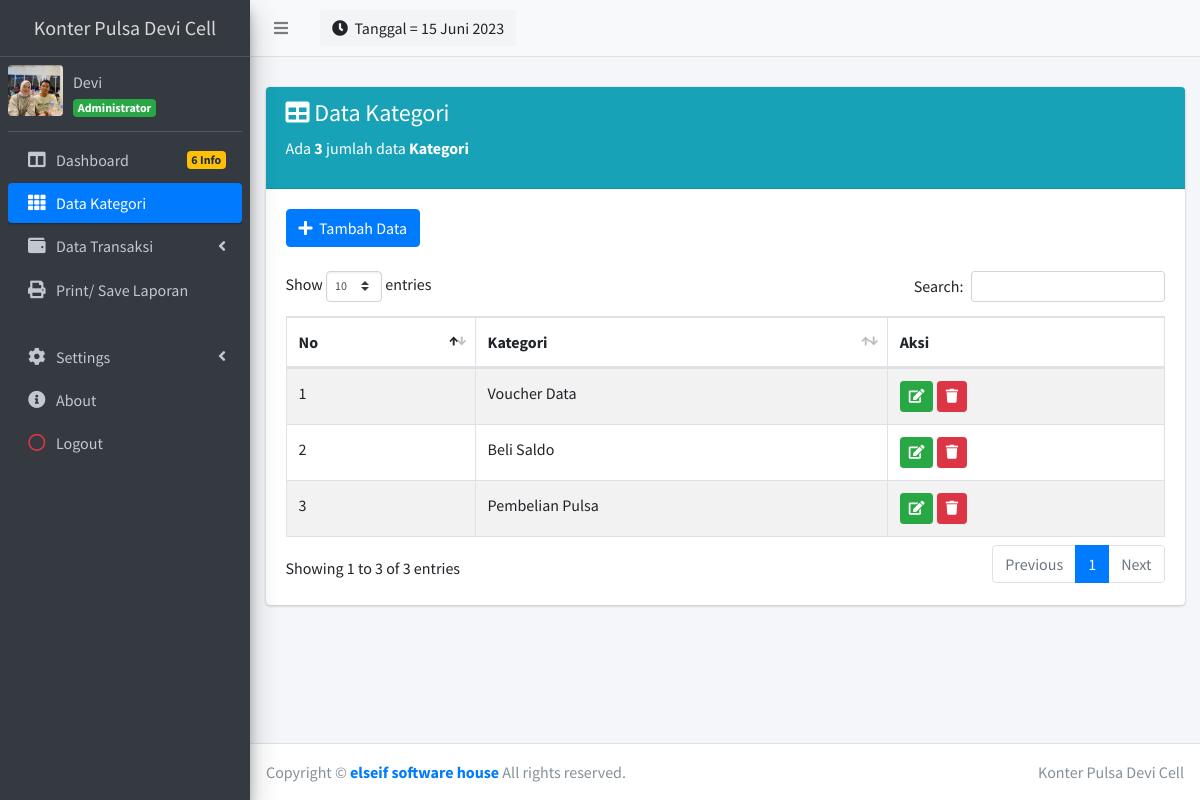
Page /index2.php?page=i_data_k (signed in) on the committed database.
### tables this page shows
CREATE TABLE `tb_pengguna` (
  `id_pengguna` int(11) NOT NULL,
  `nama_pengguna` varchar(30) NOT NULL,
  `email` varchar(50) NOT NULL,
  `alamat` text NOT NULL,
  `no_hp` varchar(15) NOT NULL,
  `username` varchar(30) NOT NULL,
  `password` varchar(255) NOT NULL,
  `foto_profile` varchar(255) NOT NULL,
  `level` enum('Administrator','Karyawan') NOT NULL
);

CREATE TABLE `kategori` (
  `id_kategori` int(10) NOT NULL,
  `kategori` varchar(50) NOT NULL,
  `jenis_kat` enum('Masuk','Keluar') NOT NULL
);

### inc/tgl_indo.php (called while the page is built, shortened)
<?php
function tgl_indo($tanggal)
{
    $bulan = array(
        1 =>   'Januari',
        'Februari',
        'Maret',
        'April',
        'Mei',
        'Juni',
        'Juli',
        'Agustus',
        'September',
        'Oktober',
        'November',
        'Desember'
    );
    $pecahkan = explode('-', $tanggal);
    return $pecahkan[2] . ' ' . $bulan[(int)$pecahkan[1]] . ' ' . $pecahkan[0];
}

### data_admin/kategori/data_kas.php (the view, shortened to what this page needs)
<?php
if ($data_level == "Administrator") {
	$sql = $koneksi->query("SELECT COUNT(id_kategori) as kategori from kategori");
	while ($data = $sql->fetch_assoc()) {
		$jml = $data['kategori'];
	}
?>
	<div class="card card-info">
		<div class="card-header">
			<h4>
				<i class="fa fa-table"></i> Data Kategori
			</h4>
			<p>Ada </i> <b><?php echo $jml; ?></b> jumlah data <b>Kategori</b></p>
		</div>
		<div class="card-body">
			<div class="table-responsive">
				<div>
					<a href="?page=i_add_k" class="btn btn-primary">
						<i class="fa fa-plus"></i> &nbsp;Tambah Data</a>
				</div>
				<br>
				<table id="example1" class="table table-bordered table-striped">
					<thead>
						<tr>
							<th>No</th>
							<th>Kategori</th>
							<th class="sorting_asc_disabled sorting_desc_disabled">Aksi</th>
						</tr>
					</thead>
					<tbody>
						<?php
						$no = 1;
						$sql = $koneksi->query("select * from kategori where id_kategori order by id_kategori desc");
						while ($data = $sql->fetch_assoc()) {
						?>
							<tr>
								<td>
									<?php echo $no++; ?>
								</td>
								<td>
									<?php echo $data['kategori']; ?>
								</td>
								<td>
									<a href="?page=i_edit_k&kode=<?php echo $data['id_kategori']; ?>" title="Ubah" class="btn btn-success btn-sm">
										<i class="fa fa-edit"></i>
									</a>
									<a href="?page=i_del_k&kode=<?php echo $data['id_kategori']; ?>" onclick="return confirm('Apakah anda yakin hapus data ini ?')" title="Hapus" class="btn btn-danger btn-sm">
										<i class="fa fa-trash"></i>
									</a>
								</td>
							</tr>
					<?php
						}
					}
					?>
					</tbody>
				</table>
			</div>
		</div>

### index2.php (shortened to what this page needs)
<?php
require 'inc/koneksi.php';
if (!isset($_SESSION["login"])) {
	header("Location: login.php");
	exit;
} else {
	$data_id = $_SESSION["ses_id"];
}
?>
<!DOCTYPE html>
<html>
<head>
	<link rel="stylesheet" href="plugins/fontawesome-free/css/all.min.css">
	<link rel="stylesheet" href="https://code.ionicframework.com/ionicons/2.0.1/css/ionicons.min.css">
	<link rel="stylesheet" href="plugins/datatables-bs4/css/dataTables.bootstrap4.css">
	<link rel="stylesheet" href="dist/css/adminlte.min.css">
	<link rel="stylesheet" href="plugins/select2/css/select2.min.css">
	<link rel="stylesheet" href="plugins/select2-bootstrap4-theme/select2-bootstrap4.min.css">
</head>
<body class="hold-transition sidebar-mini">
	<?php
	$data_level = $_SESSION["ses_level"];
	if ($data_level == "Administrator") {
	?>
		<?php
		if (isset($_GET['page'])) {
			$hal = $_GET['page'];
		}
		?>
		<div class="wrapper">
			<nav class="main-header navbar navbar-expand navbar-default navbar-light">
				<ul class="navbar-nav">
					<li class="nav-item">
						<a class="nav-link" data-widget="pushmenu" href="#">
							<i class="fas fa-bars"></i>
						</a>
					</li>
				</ul>
				<form class="form-inline ml-3">
					<div class="input-group input-group-sm">
						<button class="btn btn-navbar" type="text">
							<i class="fas fa-clock"></i> &nbsp;<?php
																include "inc/tgl_indo.php";
																echo "Tanggal  = " . tgl_indo(date('Y-m-d'));
																?>
						</button>
					</div>
				</form>
			</nav>
			<aside class="main-sidebar sidebar-dark-primary elevation-4">
				<a href="?page=MyApp/admin" class="brand-link text-center">
					<span class="brand-text font-weight-light text-center"><b>Konter Pulsa Devi Cell</b></span>
				</a>
				<div class="sidebar">
					<div class="user-panel mt-2 pb-2 mb-2 d-flex">
						<div class="">
							<img src="dist/img/profile/<?php $sql = mysqli_query($koneksi, "SELECT * FROM tb_pengguna where id_pengguna='$data_id'");
														while ($data = mysqli_fetch_array($sql)) {
															echo $data['foto_profile'] ?>" class="rounded" style="width:55px;">
						</div>
						<div class="info">
							<a href="?page=MyApp/profile" class="d-block">
								<?php echo $data["nama_pengguna"]; ?>
							</a>
							<span class="badge badge-success">
								<?php echo $data_level; ?>
							</span>
						<?php
														}
						?>
						</div>
					</div>
					<nav class="mt-2">
						<ul class="nav nav-pills nav-sidebar flex-column" data-widget="treeview" role="menu" data-accordion="false">
							<li class="nav-item">
								<a href="?page=MyApp/admin" class="nav-link <?php if ($hal == 'MyApp/admin') {
																				echo 'active';
																			} ?>">
									<i class="nav-icon fas fa-columns"></i>
									<p>
										Dashboard
										<span class="badge badge-warning right">6 Info</span>
									</p>
								</a>
							</li>
							<li class="nav-item">
								<a href="?page=i_data_k" class="nav-link <?php if ($hal == 'i_data_k' || $hal == 'i_add_k' || $hal == 'i_edit_k') {
																				echo 'active';
																			} ?>">
									<i class="nav-icon fas fa-th"></i>
									<p>
										Data Kategori
									</p>
								</a>
							</li>
							<li class="nav-item has-treeview <?php if (
																	$hal == 'i_data_km' || $hal == 'i_add_km' || $hal == 'i_edit_km'
																	|| $hal == 'o_data_km' || $hal == 'o_add_km' || $hal == 'o_edit_km' || $hal == 'rekap_km'
																) {
																	echo 'menu-open';
																} ?>">
								<a href="#" class="nav-link <?php if (
																$hal == 'i_data_km' || $hal == 'i_add_km' || $hal == 'i_edit_km'
																|| $hal == 'o_data_km' || $hal == 'o_add_km' || $hal == 'o_edit_km' || $hal == 'rekap_km'
															) {
																echo 'active';
															} ?>">
									<i class="nav-icon fas fa-wallet"></i>
									<p>
										Data Transaksi
										<i class="fas fa-angle-left right"></i>
									</p>
								</a>
							</li>
							<li class="nav-item">
								<a href="?page=lap_pulsa" class="nav-link  <?php if ($hal == 'lap_pulsa') {
																				echo 'active';
																			} ?>">
									<i class="nav-icon fas fa-print"></i>
									<p>
										Print/ Save Laporan
									</p>
								</a>
							</li>
							<br>
							<li class="nav-item has-treeview <?php if ($hal == 'MyApp/data_pengguna' || $hal == 'MyApp/profile') {
																	echo 'menu-open';
																} ?>">
								<a href="#" class="nav-link <?php if ($hal == 'MyApp/data_pengguna' || $hal == 'MyApp/profile') {
																echo 'active';
															} ?>">
									<i class="nav-icon fas fa-cog"></i>
									<p>
										Settings
										<i class="fas fa-angle-left right"></i>
									</p>
								</a>
							</li>
							<li class="nav-item">
								<a href="?page=MyApp/about" class="nav-link <?php if ($hal == 'MyApp/about') {
																				echo 'active';
																			} ?>">
									<i class="nav-icon fas fa-info-circle"></i>
									<p>
										About
									</p>
								</a>
							</li>
											<?php
										}
											?>
											<li class="nav-item">
												<a onclick="return confirm('Apakah anda yakin akan keluar ?')" href="logout.php" class="nav-link">
													<i class="nav-icon far fa-circle text-danger"></i>
													<p>
														Logout
													</p>
												</a>
											</li>
										</nav>
									</div>
								</aside>
								<div class="content-wrapper">
									<section class="content-header">
									</section>
									<section class="content">
										<div class="container-fluid">
											<?php
											if (isset($_GET['page'])) {
												$hal = $_GET['page'];
												switch ($hal) {
													case 'i_data_k':
														include "data_admin/kategori/data_kas.php";
														break;
												}
											} else {
												if ($data_level == "Administrator") {
													include "home/admin.php";
												} elseif ($data_level == "Karyawan") {
													include "home/karyawan.php";
												}
											}
											?>
										</div>
									</section>
								</div>
								<footer class="main-footer">
									<div class="float-right d-none d-sm-block">
										Konter Pulsa Devi Cell
									</div>
									Copyright &copy;
									<a target="_blank" href="https://www.facebook.com/">
										<strong> elseif software house</strong>
									</a>
									All rights reserved.
								</footer>
							</div>
</body>
</html>

### rows in the picture
tb_pengguna: foto_profile (picture), nama_pengguna "Devi"
kategori: kategori "Voucher Data"
kategori: kategori "Beli Saldo"
kategori: kategori "Pembelian Pulsa"

### other values in the picture
$jml "3"
